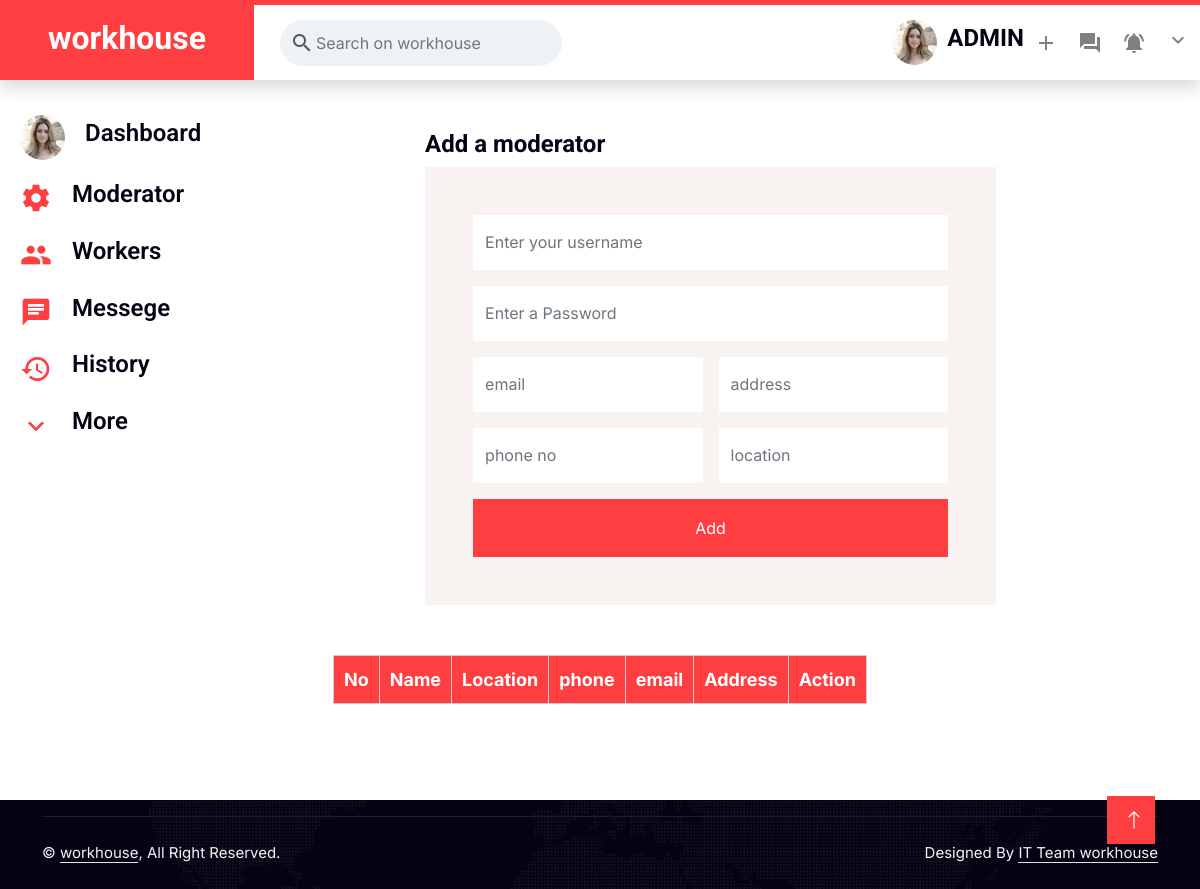
/admin_home, run on an earlier commit of the app's database.
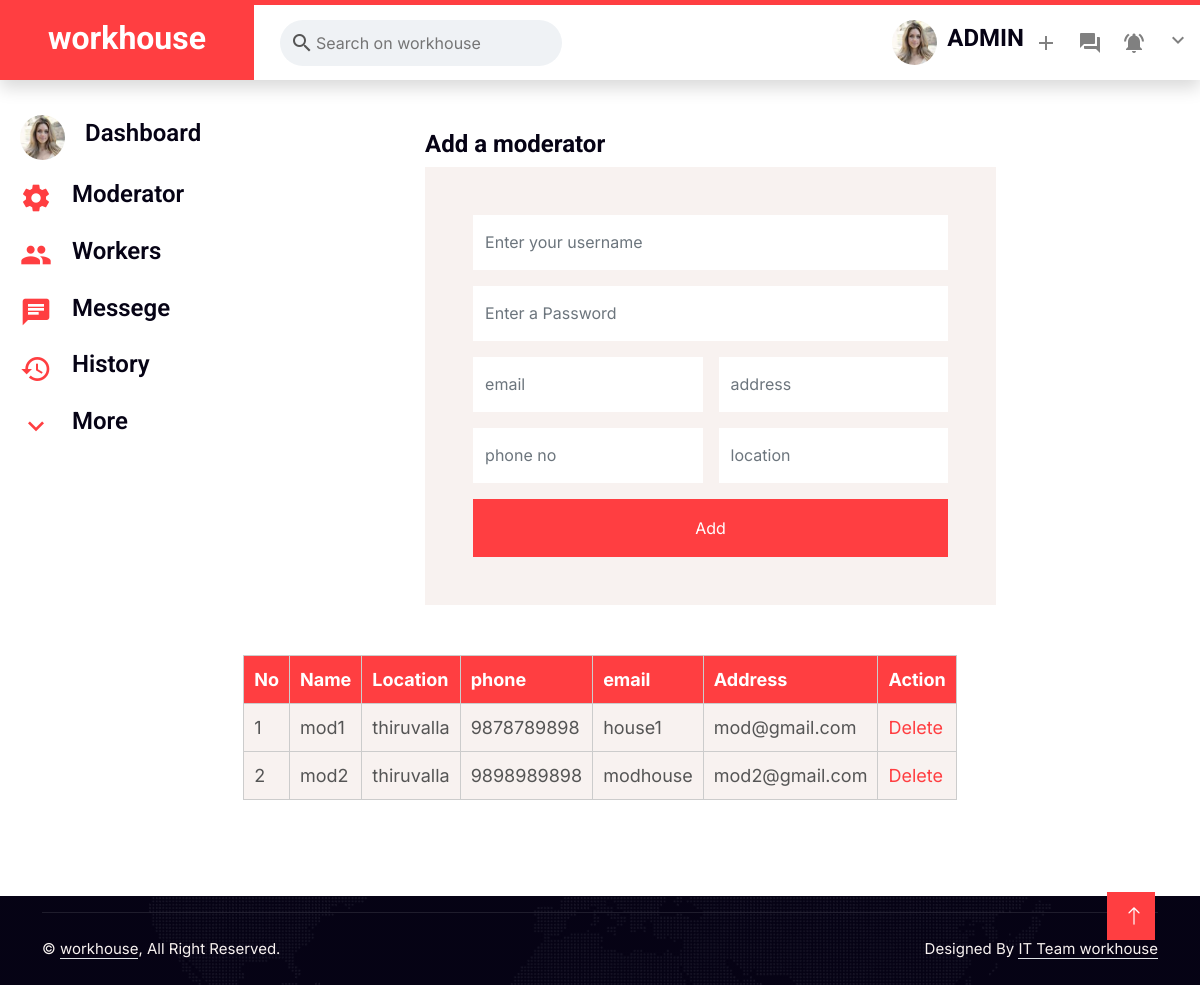
And on a later commit of the database.
### main/models.py (models this page shows, shortened)
class Moderator(AbstractBaseUser):
    username = models.CharField(max_length=150, unique=True)
    password = models.CharField(max_length=128)
    location = models.CharField(max_length=100)
    phone=models.CharField(max_length=100)
    address=models.CharField(max_length=250)
    email=models.EmailField()

### main/views.py (the view, shortened to what this page needs)
# urls.py: path('admin_home',admin_home,name="admin_home"),
def admin_home(request):
    if request.method != "POST":
        user=User.objects.all()
        worker=Worker.objects.all()
        mod=Moderator.objects.all()
        post=Job_post.objects.all()
        context ={'user':user,'worker':worker,'mod':mod,'post':post}
        return render(request,'admin_home.html',context)

### main/templates/admin_home.html (shortened to what this page needs)
{%load static%}
<!DOCTYPE html>
<html lang="en">
<head>
    <link href="{%static 'css/home.css'%}" rel="stylesheet" type="text/css">
    <link href="{%static 'css/style1.css'%}" rel="stylesheet" type="text/css">
    <link href="https://cdnjs.cloudflare.com/ajax/libs/font-awesome/5.10.0/css/all.min.css" rel="stylesheet">
    <link href="https://cdn.jsdelivr.net/npm/bootstrap-icons@1.4.1/font/bootstrap-icons.css" rel="stylesheet">
    <link href="{%static 'lib/animate/animate.min.css' %}" rel="stylesheet">
    <link href="{%static 'lib/owlcarousel/assets/owl.carousel.min.css' %}" rel="stylesheet">
    <link href="{%static 'css/bootstrap.min.css' %}" rel="stylesheet">
    <a href="#" class="btn btn-lg btn-primary btn-lg-square rounded-0 back-to-top"><i class="bi bi-arrow-up"></i></a>
</head>
<body>
    <nav class="navbar navbar-expand-lg bg-white navbar-light shadow border-top border-5 border-primary sticky-top p-0">
        <div class="header__left">
            <a href="index.html" class="navbar-brand bg-primary d-flex align-items-center px-4 px-lg-5">
                <h2 class="mb-2 text-white">workhouse</h2>
            </a>
            <div class="header__input">
              <span class="material-icons"> search </span>
              <input type="text" placeholder="Search on workhouse" />
            </div>
          </div>
        <div class="collapse navbar-collapse" id="navbarCollapse">
            <div class="navbar-nav ms-auto p-4 p-lg-0">
                <div class="header__right">
                    <div class="header__info">
                      <img
                        class="user__avatar"
                        src="/static/img/testimonial-4.jpg"
                        alt=""
                      />
                      <h4>ADMIN</h4>
                    </div>
                    <span class="material-icons"> add </span>
                    <span class="material-icons"> forum </span>
                    <span class="material-icons"> notifications_active </span>
                    <div class="nav-item dropdown">
                    <span href="#" class="material-icons" data-bs-toggle="dropdown" style="pointer-events: none;"> expand_more </span>
                    </div>
                  </div>
                </div>
            </div>
    </nav>
    <div class="main__body ">
        <div class="sidebar">
          <div class="sidebarRow">
            <img
              class="user__avatar"
              src="/static/img/testimonial-4.jpg"
              alt=""
            />
            <h4>Dashboard</h4>
          </div>
          <div class="sidebarRow">
            <span class="material-icons"> settings </span>
            <h4>Moderator</h4>
          </div>
          <div class="sidebarRow">
            <span class="material-icons"> people </span>
            <a href="/admin_worker">
            <h4>Workers</h4></a>
          </div>
          <div class="sidebarRow">
            <span class="material-icons"> chat </span>
            <h4>Messege</h4>
          </div>
          <div class="sidebarRow">
            <span class="material-icons"> history </span>
            <h4>History</h4>
          </div>
          <div class="sidebarRow">
            <span class="material-icons"> expand_more </span>
            <h4>More</h4>
          </div>
        </div>
        <main>
            <div class="grid-container  ">
            <div class="col-lg-7  grid-item grid-item-2" >
                <h4>Add a moderator</h4>
                <div class="bg-light text-center p-5 wow fadeIn" data-wow-delay="0.5s">
                    <form method="post" enctype="multipart/form-data" >
                        <div class="row g-3">
                            <div class="col-12 col-sm-12">
                                <input type="text" class="form-control border-0" placeholder="Enter your username" name="username" style="height: 55px;">
                            </div>
                            <div class="col-12 col-sm-12">
                                <input type="password" class="form-control border-0" placeholder="Enter a Password" name="password" style="height: 55px;">
                            </div>
                            <div class="col-12 col-sm-6">
                                <input type="email" class="form-control border-0" placeholder="email" name="email" style="height: 55px;">
                            </div>
                            <div class="col-12 col-sm-6">
                                <input type="text" class="form-control border-0" placeholder="address" name="address" style="height: 55px;">
                            </div>
                            <div class="col-12 col-sm-6">
                                <input type="text" class="form-control border-0" placeholder="phone no"  name="phoneno"style="height: 55px;">
                            </div>
                            <div class="col-12 col-sm-6">
                                <input type="text" class="form-control border-0" placeholder="location"  name="location" style="height: 55px;">
                            </div>
                            <div class="col-12">
                                <button class="btn btn-primary w-100 py-3" type="submit">Add</button>
                            </div>
                        </div>
                    </form>
                </div>
            </div>
          </div>
          </main>
        </div>
        <div class="grid-item grid-item-2 ">
            <table class="bg-light text-center p-5 wow fadeIn">
                <thead>
                    <tr>
                        <th>No</th>
                        <th>Name</th>
                        <th>Location</th>
                        <th>phone</th>
                        <th>email</th>
                        <th>Address</th>
                        <th>Action</th>
                    </tr>
                </thead>
                <tbody>
                    <tbody class="hide">
                        {%for i in mod%}
                        <tr>
                            <td>{{forloop.counter}}</td>
                            <td>{{i.username}}</td>
                            <td>{{i.location}}</td>
                            <td>{{i.phone}}</td>
                            <td>{{i.address}}</td>
                            <td>{{i.email}}</td>
                            <td><a href="/moderator_delete/{{i.id}}">Delete</a></td>
                        </tr>
                        {%endfor%}
                    </tbody>
                </tbody>
            </table>
          </div>
    <div class="container-fluid bg-dark text-light footer pt-3 wow" data-wow-delay="0.1s" style="margin-top: 6rem;">
        <div class="container">
            <div class="copyright">
                <div class="row">
                    <div class="col-md-6 text-center text-md-start mb-3 mb-md-0">
                        &copy; <a class="border-bottom" href="#">workhouse</a>, All Right Reserved.
                    </div>
                    <div class="col-md-6 text-center text-md-end">
                        Designed By <a class="border-bottom" href="https://htmlcodex.com">IT Team workhouse</a>
                    </div>
                </div>
            </div>
        </div>
    </div>
</body>
</html>

### main/static/css/home.css (style rules this page uses)
* { margin: 0; box-sizing: border-box; }
.user__avatar { border-radius: 50%; width: 100px; }
.header__left { display: flex; align-items: center; justify-content: space-evenly; }
.header__input { display: flex; align-items: center; background-color: #eff2f5; padding: 10px; margin-left: 10px; border-radius: 999px; }
.header__input input { border: none; background-color: transparent; outline-width: 0; }
.header__info { display: flex; align-items: center; }
.header__info h4 { margin-left: 10px; }
.header__right { display: flex; align-items: center; }
.header__right .material-icons { color: gray; margin: 0 10px; right: 0; }
.sidebarRow { display: flex; align-items: center; padding: 10px; cursor: pointer; }
.sidebarRow h4 { margin-left: 20px; font-weight: 600; }
.sidebarRow .material-icons { font-size: xx-large; color: #FF3E41; }
.main__body { display: flex; }
body { background-color: #f1f2f5; }
.sidebar { padding: 25px 10px; flex: 0.33; }
.navbar-light .navbar-brand, .navbar-light a.btn { height: 75px; }
.navbar-light.sticky-top { top: -100px; transition: .5s; right: 0; }

### main/static/css/style1.css (style rules this page uses)
:root { --primary: #FF3E41; --secondary: #51CFED; --light: #F8F2F0; --dark: #060315; }
.back-to-top { position: fixed; display: none; right: 45px; bottom: 45px; z-index: 99; }
.btn { font-weight: 600; transition: .5s; }
.btn.btn-primary, .btn.btn-secondary { color: #FFFFFF; }
.btn-lg-square { width: 48px; height: 48px; }
.btn-square, .btn-sm-square, .btn-lg-square { padding: 0; display: flex; align-items: center; justify-content: center; font-weight: normal; }
.navbar-light .navbar-brand, .navbar-light a.btn { height: 75px; }
.navbar-light.sticky-top { top: -100px; transition: .5s; right: 0; }
.footer { background: linear-gradient(rgba(6, 3, 21, .5), rgba(6, 3, 21, .5)), url(../img/map.png) center center no-repeat; background-size: cover; }
.footer .copyright { padding: 25px 0; font-size: 15px; border-top: 1px solid rgba(256, 256, 256, .1); }
.footer .copyright a { color: var(--light); }
* { margin: 0; box-sizing: border-box; }
.user__avatar { border-radius: 50%; width: 45px; }
.header__left { display: flex; align-items: center; justify-content: space-evenly; }
.header__input { display: flex; align-items: center; background-color: #eff2f5; padding: 10px; margin-left: 10px; border-radius: 999px; }
.header__input input { border: none; background-color: transparent; outline-width: 0; }
.header__info { display: flex; align-items: center; }
.header__info h4 { margin-left: 10px; }
.header__right { display: flex; align-items: center; }
.header__right .material-icons { color: gray; margin: 0 10px; right: 0; }
.sidebarRow { display: flex; align-items: center; padding: 10px; cursor: pointer; }
.sidebarRow h4 { margin-left: 20px; font-weight: 600; }
.sidebarRow .material-icons { font-size: xx-large; color: #FF3E41; }
.main__body { display: flex; }
body { background-color: #f1f2f5; }
.sidebar { padding: 25px 10px; flex: 0.33; }

### main/templates/admin_home.html (style rules this page uses)
.grid-container { display:flex; align-items: center; justify-content: center; padding-top: 50px; row-gap: 20px; }
.grid-item { align-items: center; justify-content: center; }
table { border-collapse: collapse; margin:50px auto; }
th { background: #FF3E41; color: rgb(255, 255, 255); font-weight: bold; }
td, th { padding: 10px; border: 1px solid #ccc; text-align: left; font-size: 18px; }

What changed in the data, as far as the page shows it:
added Moderator: username "mod1", location "thiruvalla", phone "9878789898", address "house1", email "mod@gmail.com"
added Moderator: username "mod2", location "thiruvalla", phone "9898989898", address "modhouse", email "mod2@gmail.com"
